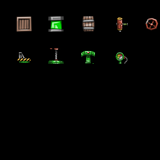

This game map was drawn from its Tiled (.tmx) file and the tilesets committed beside it. A one-line description and the trimmed map source follow:
An orthogonal 10x10 tile map with 16x16 px tiles, 2 tile layers (regions, input_detail) and 9 objects.

<map version="1.0" orientation="orthogonal" renderorder="left-up" width="10" height="10" tilewidth="16" tileheight="16" nextobjectid="10">
 <tileset firstgid="1" name="cartoon_tiles" tilewidth="16" tileheight="16" spacing="2" margin="1" tilecount="168" columns="56">
  <image source="cartoon_tiles.png" width="1024" height="54" />
 </tileset>
 <layer name="regions" width="10" height="10">
  <data>[100 cells, 9 non-empty, 1 distinct tile ids]</data>
 </layer>
 <layer name="input_detail" width="10" height="10">
  <data>[100 cells, 9 non-empty, 9 distinct tile ids]</data>
 </layer>
 <objectgroup name="output_detail">
  <object id="1" x="16" y="16" width="16" height="16" />
  <object id="2" x="48" y="16" width="16" height="16" />
  <object id="3" x="80" y="16" width="16" height="16" />
  <object id="4" x="112" y="16" width="16" height="16" />
  <object id="5" x="144" y="16" width="16" height="16" />
  <object id="6" x="112" y="48" width="16" height="16" />
  <object id="7" x="80" y="48" width="16" height="16" />
  <object id="8" x="48" y="48" width="16" height="16" />
  <object id="9" x="16" y="48" width="16" height="16" />
 </objectgroup>
</map>
